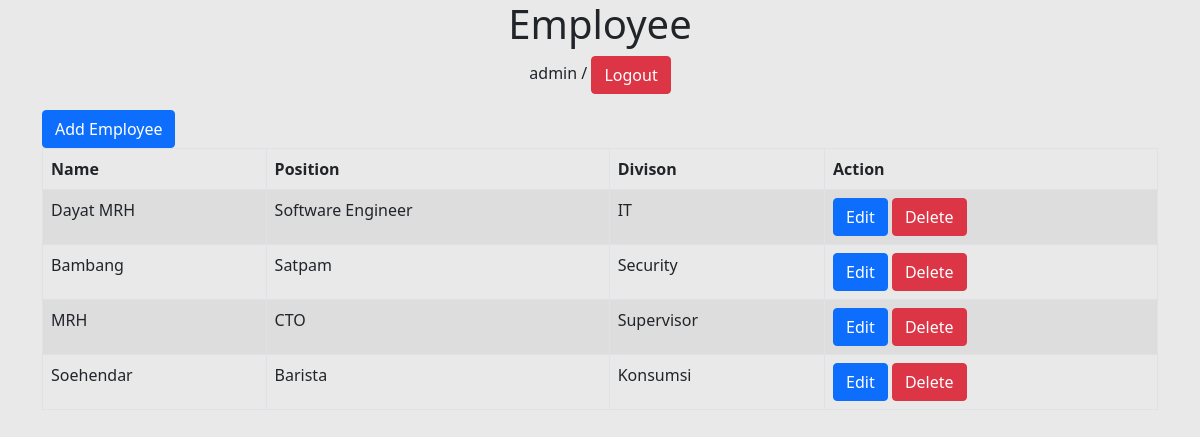
The app's page /employee/ (signed in), older data.
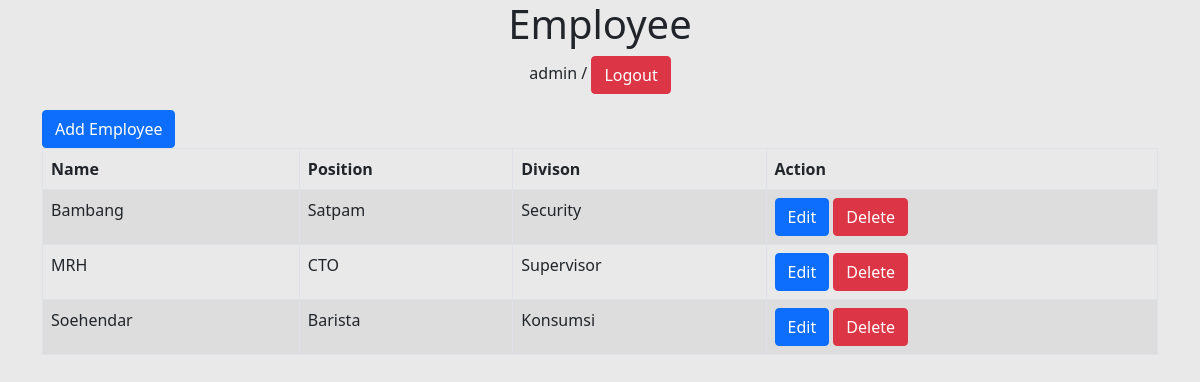
The same page, newer data.
### karyawan/models.py (models this page shows, shortened)
class Employee(models.Model):
    name = models.CharField(max_length=50)
    position = models.CharField(max_length=50)
    division = models.CharField(max_length=50)

### karyawan/views.py (the view)
# urls.py: path('employee/', employee, name='employee'),
@login_required(login_url=settings.LOGIN_URL)
def employee(request):
    employees = Employee.objects.all()
    konteks = {
        'employees' : employees,
    }
    return render(request, 'employee.html', konteks)

### karyawan/templates/employee.html (shortened to what this page needs)
{% extends 'base.html' %}
{% block content %}
    <div class="container">
        <div class="row">
            <div class="col md 2">
                <a href="{% url 'add_employee' %}" class="btn btn-primary">Add Employee</a>
                    <table class="table table-bordered table-striped">
                        <thead>
                            <tr>
                                <th>Name</th>
                                <th>Position</th>
                                <th>Divison</th>
                                <th>Action</th>
                            </tr>
                        </thead>
                        <tbody>
                            {% for employee in employees %}
                                <tr>
                                    <td>{{ employee.name }}</td>
                                    <td>{{ employee.position }}</td>
                                    <td>{{ employee.division }}</td>
                                    <td>
                                        <a href="{% url 'edit_employee' employee.id %}" class="btn btn-primary">Edit</a>
                                        <a href="{% url 'delete_employee' employee.id %}" class="btn btn-danger">Delete</a>
                                    </td>
                                </tr>
                            {% endfor %}
                        </tbody>
                    </table>
            </div>
        </div>
    </div>
{% endblock %}

Row changes from the older to the newer data that the page shows:
removed Employee: name "Dayat MRH", position "Software Engineer", division "IT"
